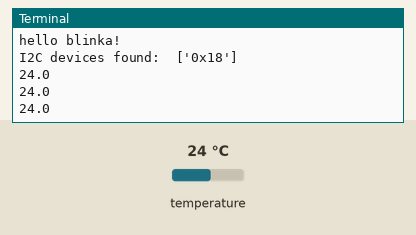
Recording of a program running on a simulated Raspberry Pi (BCM pin numbers). Parts: the last lines printed to the terminal. Inputs (shaded band) come from the test bench; at power-on: temperature 24 °C.

Above: at 1.2 s.
1.3 s: temperature set to 12 °C
At 1.9 s:
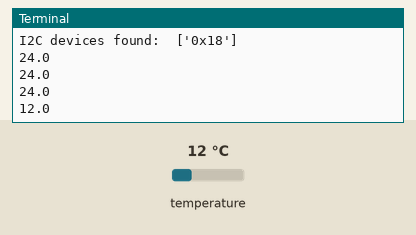
2.8 s: temperature set to 19 °C
At 3.4 s:
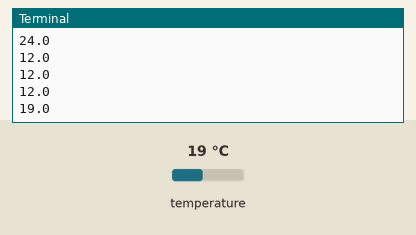
Timing chart, 0 to 5.8 s (numbered marks = the images above; inputs shaded):
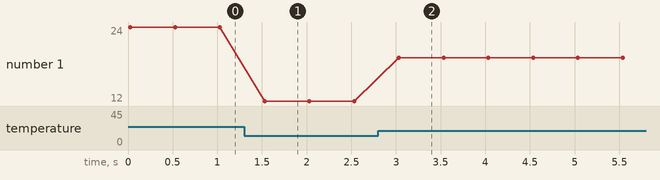

The program:

i2c-test2.py
```python
#!/usr/bin/python3

import time
import sys
import board
import busio

print("hello blinka!")

i2c = busio.I2C(board.SCL, board.SDA)

print("I2C devices found: ", [hex(i) for i in i2c.scan()])

if not 0x18 in i2c.scan():
    print("Didn't find MCP9808")
    sys.exit()


def temp_c(data):
    value = data[0] << 8 | data[1]
    temp = (value & 0xFFF) / 16.0
    if value & 0x1000:
        temp -= 256.0
    return temp


while True:
    i2c.writeto(0x18, bytes([0x05]), stop=False)
    result = bytearray(2)
    i2c.readfrom_into(0x18, result)
    print(temp_c(result))
    time.sleep(0.5)
```

Measured:
- after the input at 1.3 s, the terminal: prints a new line after 0.23 s (image 1)
- after the input at 2.8 s, the terminal: prints a new line after 0.23 s (image 2)
- plotted number 1: 24 → 12 after the input at 1.3 s, 12 → 19 after the input at 2.8 s
